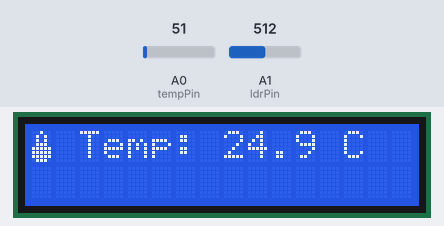
Bench run of a sketch on a simulated Arduino Uno, built with avr-gcc and run on an emulated ATmega328P. Parts: 16×2 character LCD. Wiring (inferred from the names in the program): character LCD (HD44780): RS pin 12; E pin 11; data pin 5, pin 4, pin 3, pin 2. Inputs (shaded band) come from the test bench; at power-on: A0 (tempPin) = 51, A1 (ldrPin) = 512.

Above: at 2.6 s.
2.7 s: A0 (tempPin) set to 61
At 6.6 s:
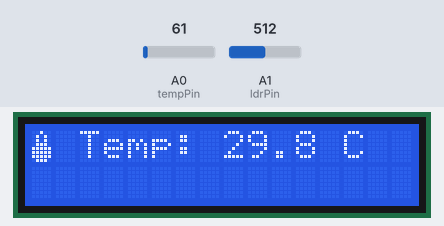
13.0 s: A1 (ldrPin) set to 716
At 16.5 s:
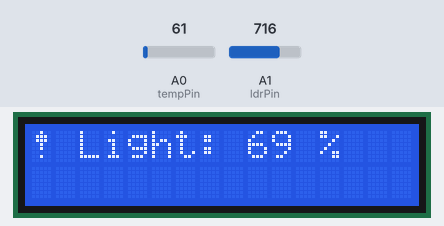
18.0 s: A0 (tempPin) set to 71
At 19.5 s:
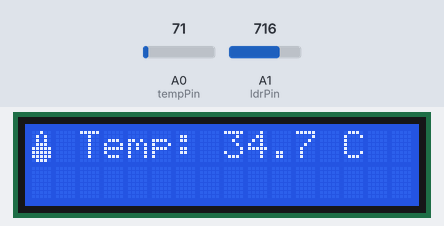
23.0 s: A1 (ldrPin) set to 900
At 24.7 s:
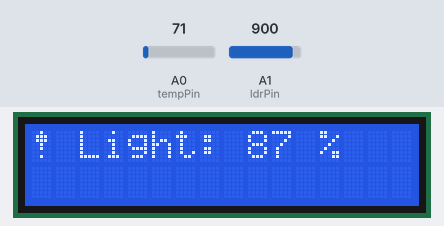
28.0 s: A0 (tempPin) set to 86
At 31.1 s:
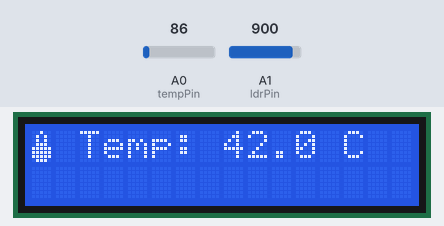
33.0 s: A1 (ldrPin) set to 1023
At 37.5 s:
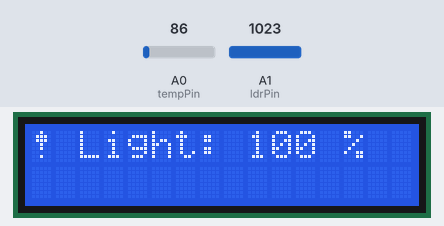
Timing chart, 0 to 39.0 s (numbered marks = the images above; inputs shaded):
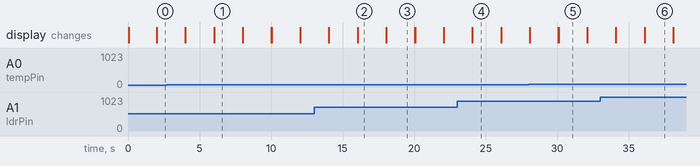

Measured:
- what the display in image 1 shows lasts 2.0 s, from 6.0 s to 8.0 s

The sketch:

assignment3.ino
```cpp
// Pin definitions
const int rs = 12, en = 11, d4 = 5, d5 = 4, d6 = 3, d7 = 2;
const int tempPin = A0;
const int ldrPin = A1;
unsigned long lastSwitch = 0;
bool showTemp = true;

// Custom character definitions
byte thermometer[8] = {
  0b00100,
  0b01010,
  0b01010,
  0b01110,
  0b11111,
  0b11111,
  0b11111,
  0b01110
};

byte lightbulb[8] = {
  0b00100,
  0b01110,
  0b01110,
  0b00100,
  0b00100,
  0b00000,
  0b00100,
  0b00000
};

// Basic LCD commands
void lcdCommand(uint8_t value) {
  digitalWrite(rs, LOW);
  lcdWrite4bits(value >> 4);
  lcdWrite4bits(value);
}

void lcdWrite(uint8_t value) {
  digitalWrite(rs, HIGH);
  lcdWrite4bits(value >> 4);
  lcdWrite4bits(value);
}

void lcdWrite4bits(uint8_t value) {
  digitalWrite(d4, (value & 0x01));
  digitalWrite(d5, (value & 0x02));
  digitalWrite(d6, (value & 0x04));
  digitalWrite(d7, (value & 0x08));

  // Enable pulse
  digitalWrite(en, LOW);
  delayMicroseconds(1);
  digitalWrite(en, HIGH);
  delayMicroseconds(1);
  digitalWrite(en, LOW);
  delayMicroseconds(100);
}

void lcdClear() {
  lcdCommand(0x01);
  delay(2);
}

void lcdHome() {
  lcdCommand(0x02);
  delay(2);
}

void lcdSetCursor(uint8_t col, uint8_t row) {
  const int row_offsets[] = { 0x00, 0x40, 0x14, 0x54 };
  lcdCommand(0x80 | (col + row_offsets[row]));
}

void lcdInit() {
  pinMode(rs, OUTPUT);
  pinMode(en, OUTPUT);
  pinMode(d4, OUTPUT);
  pinMode(d5, OUTPUT);
  pinMode(d6, OUTPUT);
  pinMode(d7, OUTPUT);

  delay(50); // Wait for LCD to power up

  digitalWrite(rs, LOW);
  digitalWrite(en, LOW);

  // LCD initialization sequence
  lcdWrite4bits(0x03);
  delay(5);
  lcdWrite4bits(0x03);
  delayMicroseconds(150);
  lcdWrite4bits(0x03);
  lcdWrite4bits(0x02);

  lcdCommand(0x28); // 4-bit, 2 lines, 5x8 font
  lcdCommand(0x0C); // Display on, cursor off
  lcdCommand(0x06); // Increment mode
  lcdClear();
}

void lcdCreateChar(uint8_t location, uint8_t charmap[]) {
  location &= 0x7;
  lcdCommand(0x40 | (location << 3));
  for (int i = 0; i < 8; i++) {
    lcdWrite(charmap[i]);
  }
}

void lcdPrint(const char* str) {
  while (*str) {
    lcdWrite(*str++);
  }
}

void lcdPrintFloat(float value, int decimal) {
  char buffer[10];
  int intPart = (int)value;
  int decPart = (int)(value * pow(10, decimal)) % (int)pow(10, decimal);

  lcdPrint(itoa(intPart, buffer, 10));

  if (decimal > 0) {
    lcdWrite('.');
    char decBuffer[8];
    itoa(decPart, decBuffer, 10);
    int leadingZeros = decimal - strlen(decBuffer);
    for (int i = 0; i < leadingZeros; i++) {
      lcdWrite('0');
    }
    lcdPrint(decBuffer);
  }
}

void lcdPrintInt(int value) {
  char buffer[8];
  lcdPrint(itoa(value, buffer, 10));
}

void setup() {
  lcdInit();
  lcdCreateChar(0, thermometer);
  lcdCreateChar(1, lightbulb);
  pinMode(tempPin, INPUT);
  pinMode(ldrPin, INPUT);

  lcdSetCursor(0, 0);
  // lcdPrint("Abdalhameed Maree"); // Optional welcome message
  delay(1000);
  lcdClear();
}

void loop() {
  if (millis() - lastSwitch >= 2000) {
    lcdClear();

    if (showTemp) {
      int reading = analogRead(tempPin);
      float voltage = reading * (5.0 / 1023.0);
      float tempC = voltage / 0.01;


      lcdSetCursor(0, 0);
      lcdWrite(0); // Thermometer icon
      lcdPrint(" Temp: ");
      lcdPrintFloat(tempC, 1);
      lcdPrint(" C");
   } else {
      int lightLevel = analogRead(ldrPin);
      int lightPercent = map(lightLevel, 0, 1023, 0, 100); // Or 100 to 0 if inverse

      lcdSetCursor(0, 0);
      lcdWrite(1); // Lightbulb icon
      lcdPrint(" Light: ");
      lcdPrintInt(lightPercent);
      lcdPrint(" %");
    }

    showTemp = !showTemp;
    lastSwitch = millis();
  }

}
```
